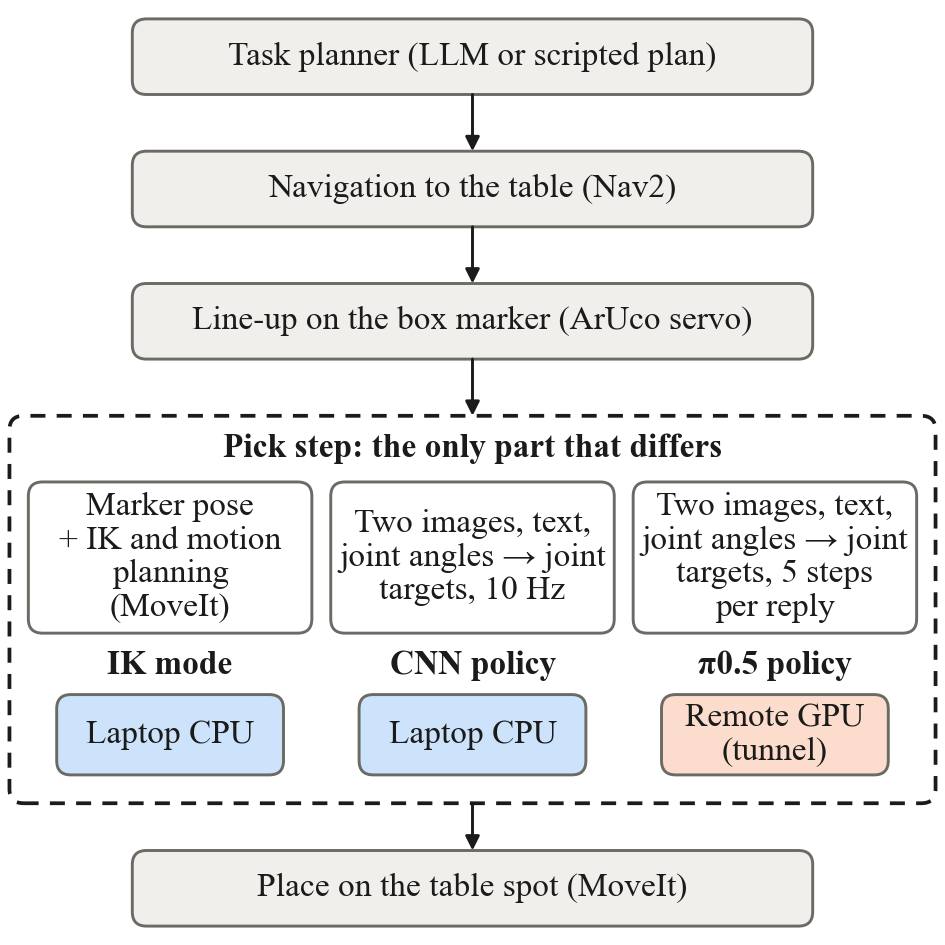

Source code (Python):
"""Fig: the task pipeline, where only the pick step differs between the three modes."""
import matplotlib
matplotlib.use('Agg')
from matplotlib.patches import FancyArrowPatch, FancyBboxPatch
import matplotlib.pyplot as plt

plt.rcParams.update({'font.family': 'Times New Roman', 'font.size': 8})
INK, MUTED, SHARED = '#1b1b1a', '#6b6a64', '#f0efec'
fig, ax = plt.subplots(figsize=(3.15, 3.15))
ax.set_xlim(0, 100)
ax.set_ylim(0, 100)
ax.axis('off')


def box(x, y, w, h, text, fill=SHARED, edge=MUTED, weight='normal'):
    ax.add_patch(FancyBboxPatch((x, y), w, h, boxstyle='round,pad=0,rounding_size=1.5', fc=fill, ec=edge, lw=0.7))
    ax.text(x + w / 2, y + h / 2, text, ha='center', va='center', color=INK, fontweight=weight, linespacing=1.15)


def arrow(p, q):
    ax.add_patch(FancyArrowPatch(p, q, arrowstyle='-|>', mutation_scale=7, lw=0.7, color=INK, shrinkA=0, shrinkB=0))


box(14, 90, 72, 8, 'Task planner (LLM or scripted plan)')
box(14, 76, 72, 8, 'Navigation to the table (Nav2)')
box(14, 62, 72, 8, 'Line-up on the box marker (ArUco servo)')
arrow((50, 90), (50, 84))
arrow((50, 76), (50, 70))

ax.add_patch(FancyBboxPatch((1, 15), 98, 41, boxstyle='round,pad=0,rounding_size=1.5', fc='white', ec=INK, lw=0.9,
                            linestyle=(0, (4, 3))))
ax.text(50, 52.5, 'Pick step: the only part that differs', ha='center', va='center', color=INK, fontweight='bold')
cols = [(3, 'IK mode', 'Marker pose\n+ IK and motion\nplanning\n(MoveIt)', 'Laptop CPU', '#cde2fb'),
        (35, 'CNN policy', 'Two images, text,\njoint angles → joint\ntargets, 10 Hz', 'Laptop CPU', '#cde2fb'),
        (67, 'π0.5 policy', 'Two images, text,\njoint angles → joint\ntargets, 5 steps\nper reply', 'Remote GPU\n(tunnel)', '#fbdccd')]
for x, name, body, where, fill in cols:
    box(x, 33, 30, 16, body, fill='white')
    ax.text(x + 15, 29.5, name, ha='center', va='center', color=INK, fontweight='bold')
    box(x + 3, 18, 24, 8.5, where, fill=fill, edge=MUTED)

box(14, 2, 72, 8, 'Place on the table spot (MoveIt)')
arrow((50, 62), (50, 56))
arrow((50, 15), (50, 10))
fig.subplots_adjust(0, 0, 1, 1)
fig.savefig('fig_system.png', dpi=300)
print('saved')
